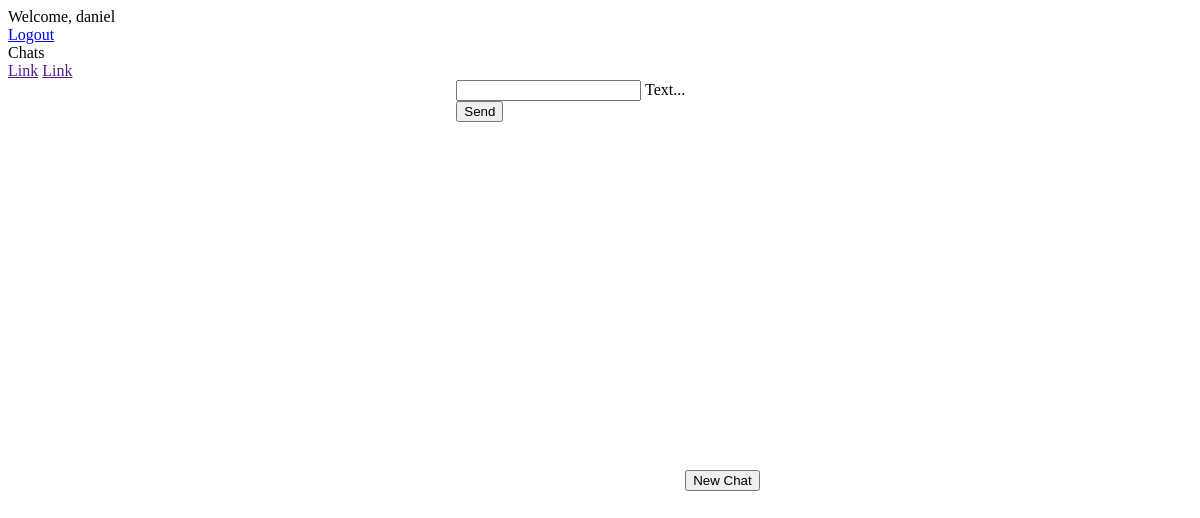
The page /chat/ (signed in) on the database as committed earlier.
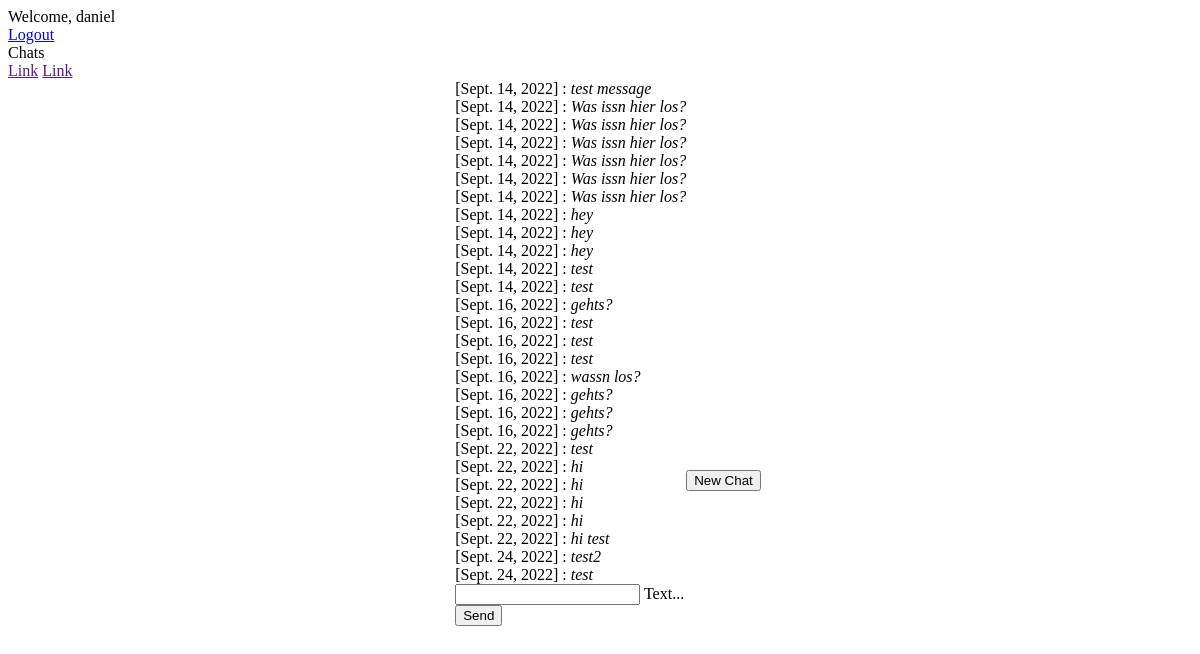
The same page on the database as committed later.
### chat/models.py (models this page shows)
class Message(models.Model):
    text = models.CharField(max_length=500)
    created_at = DateField(default=date.today)
    chat = models.ForeignKey(Chat, on_delete=models.CASCADE, related_name='chat_message_set', default=None, blank=True, null=True)
    author = models.ForeignKey(settings.AUTH_USER_MODEL, on_delete=models.CASCADE, related_name='author_message_set')
    reciever = models.ForeignKey(settings.AUTH_USER_MODEL, on_delete=models.CASCADE, related_name='receiver_message_set')

### chat/views.py (the view, shortened to what this page needs)
# urls.py: path("chat/", index, name="chat"),
@login_required(login_url='/login/')
def index(request):
    textMessages = Message.objects.filter(chat__id=1)
    allUsers = User.objects.all
    return render(request, 'chat/index.html', {'messages': textMessages, 'users': allUsers})

### chat/templates/chat/index.html (shortened to what this page needs)
{% extends "base.html" %} {% block content %} {% if request.user.is_authenticated %}
<div id="messageContainer" style="height: 100%">
    {% for message in messages %}
    <div>
        <span class="color-gray">[{{ message.created_at }}]</span> {{ message.author.first_name }}: <i>{{ message.text }} </i>
    </div>
    {% endfor %}
    <form onsubmit="sendMessage(); return false;" method="post">
        <div class="mdl-textfield mdl-js-textfield mdl-textfield--floating-label">
            <input class="mdl-textfield__input" name="textmessage" type="text" id="messageField">
            <label class="mdl-textfield__label" for="messageField">Text...</label>
        </div>
        <button class="mdl-button mdl-js-button mdl-button--raised mdl-js-ripple-effect mdl-button--accent">
                        Send
        </button>
    </form>
</div>
<button id="show-dialog" class="mdl-button mdl-js-button mdl-button--raised mdl-button--colored">
   New Chat
  </button>
{% else %}
<h1>Nicht eingeloggt</h1>
<p>
    Du bist aktuell nicht eingeloggt. Bitte logge dich ein.<br> Bitte klicke <a href="/login/">hier</a>.
</p>
{% endif %} {% endblock %}

### templates/base.html (shortened to what this page needs)
<!DOCTYPE html>
<html lang="en">
<head>
<link rel="stylesheet" href="https://code.getmdl.io/1.3.0/material.indigo-pink.min.css">
 {% load static %}
<link rel="stylesheet" href="{% static 'css/style.css' %}">
</head>
<body>
<div class="mdl-layout mdl-js-layout mdl-layout--fixed-header">
    <header class="mdl-layout__header">
      <div class="mdl-layout__header-row">
        {% if request.user.is_authenticated %}
        <span class="mdl-layout-title">Welcome, {{ request.user }}</span>
        {% else %}
        <span class="mdl-layout-title">Welcome, please log in</span>
        {% endif %}
        <nav class="mdl-navigation mdl-layout--large-screen-only">
          <a class="mdl-navigation__link" href="{% url 'logout' %}">Logout</a>
        </nav>
      </div>
    </header>
    <div class="mdl-layout__drawer">
      <span class="mdl-layout-title">Chats</span>
      <nav class="mdl-navigation">
        <a class="mdl-navigation__link" href="">Link</a>
        <a class="mdl-navigation__link" href="">Link</a>
      </nav>
    </div>
    <main class="mdl-layout__content">
      <div class="page-content">
        {% block content %}
        {% endblock %}
      </div>
    </main>
  </div>
</body>
</html>

### static/css/style.css (style rules this page uses)
.page-content { display: flex; align-items: center; justify-content: center; width: 100vw; height: 100vh; }

Rows that differ between the two databases and show on the page:
added Message: created_at "Sept. 14, 2022", text "test message"
added Message: created_at "Sept. 14, 2022", text "Was issn hier los?"
added Message: created_at "Sept. 14, 2022", text "Was issn hier los?"
added Message: created_at "Sept. 14, 2022", text "Was issn hier los?"
added Message: created_at "Sept. 14, 2022", text "Was issn hier los?"
added Message: created_at "Sept. 14, 2022", text "Was issn hier los?"
added Message: created_at "Sept. 14, 2022", text "Was issn hier los?"
added Message: created_at "Sept. 14, 2022", text "hey"
added Message: created_at "Sept. 14, 2022", text "hey"
added Message: created_at "Sept. 14, 2022", text "hey"
added Message: created_at "Sept. 14, 2022", text "test"
added Message: created_at "Sept. 14, 2022", text "test"
added Message: created_at "Sept. 16, 2022", text "gehts?"
added Message: created_at "Sept. 16, 2022", text "test"
added Message: created_at "Sept. 16, 2022", text "test"
added Message: created_at "Sept. 16, 2022", text "test"
added Message: created_at "Sept. 16, 2022", text "wassn los?"
added Message: created_at "Sept. 16, 2022", text "gehts?"
added Message: created_at "Sept. 16, 2022", text "gehts?"
added Message: created_at "Sept. 16, 2022", text "gehts?"
added Message: created_at "Sept. 22, 2022", text "test"
added Message: created_at "Sept. 22, 2022", text "hi"
added Message: created_at "Sept. 22, 2022", text "hi"
added Message: created_at "Sept. 22, 2022", text "hi"
added Message: created_at "Sept. 22, 2022", text "hi"
added Message: created_at "Sept. 22, 2022", text "hi test"
added Message: created_at "Sept. 24, 2022", text "test2"
added Message: created_at "Sept. 24, 2022", text "test"
